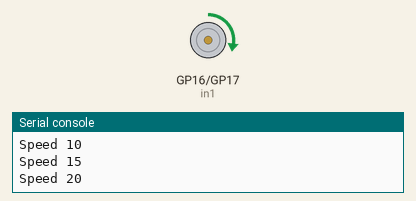
This program was run on a simulated Raspberry Pi Pico running MicroPython. Shown: motor-driver pin pairs drawn as motors (green arrow = first pin HIGH = forward, orange = second pin HIGH = backward, longer = more drive), the last lines printed to the serial console. At 9.3 s the program stops and its outputs stay as they are.

Above: at 0.9 s.
At 4.15 s:
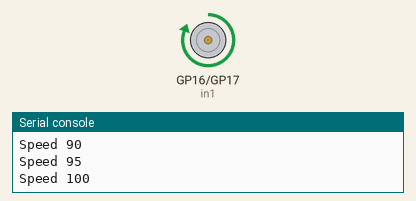
At 7.4 s:
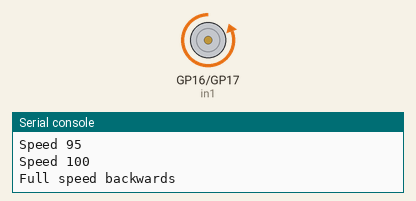
At 9.4 s:
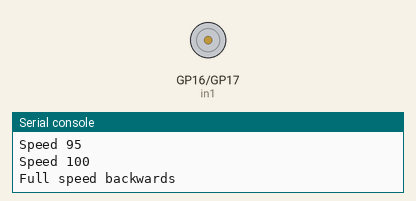
Timing chart, 0 to 10.8 s (numbered marks = the images above):
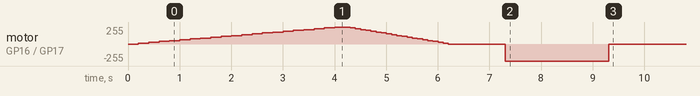

Measured:
- by itself, motor on GP16 (in1) / GP17 (in2): stopped → forward 13/255 at 0.20 s, → forward 25/255 0.20 s later, → forward 38/255 0.20 s later, → forward 51/255 0.20 s later, … (42 changes in this stretch)

The program:

motor_ramp.py
```python
# Control a motor's speed and direction with PWM
import time
from machine import Pin, PWM

IN1_PIN = 16
IN2_PIN = 17

# 20,000 pulses a second is too high-pitched to hear, so the motor won't whine
in1 = PWM(Pin(IN1_PIN), freq=20_000, duty_u16=0)
in2 = PWM(Pin(IN2_PIN), freq=20_000, duty_u16=0)


def set_motor(speed):
    # speed: -100 (full reverse) to 100 (full forward), 0 = stop
    speed = max(-100, min(100, speed))
    duty = int(abs(speed) * 65535 / 100)
    if speed > 0:
        in1.duty_u16(duty)   # pulse IN1, hold IN2 low: forwards
        in2.duty_u16(0)
    elif speed < 0:
        in1.duty_u16(0)      # pulse IN2, hold IN1 low: backwards
        in2.duty_u16(duty)
    else:
        in1.duty_u16(0)      # both low: coast
        in2.duty_u16(0)


# speed up gently, then slow down again
for speed in range(0, 101, 5):
    print("Speed", speed)
    set_motor(speed)
    time.sleep_ms(200)
for speed in range(100, -1, -5):
    set_motor(speed)
    time.sleep_ms(100)

time.sleep(1)
print("Full speed backwards")
set_motor(-100)
time.sleep(2)
set_motor(0)
```
